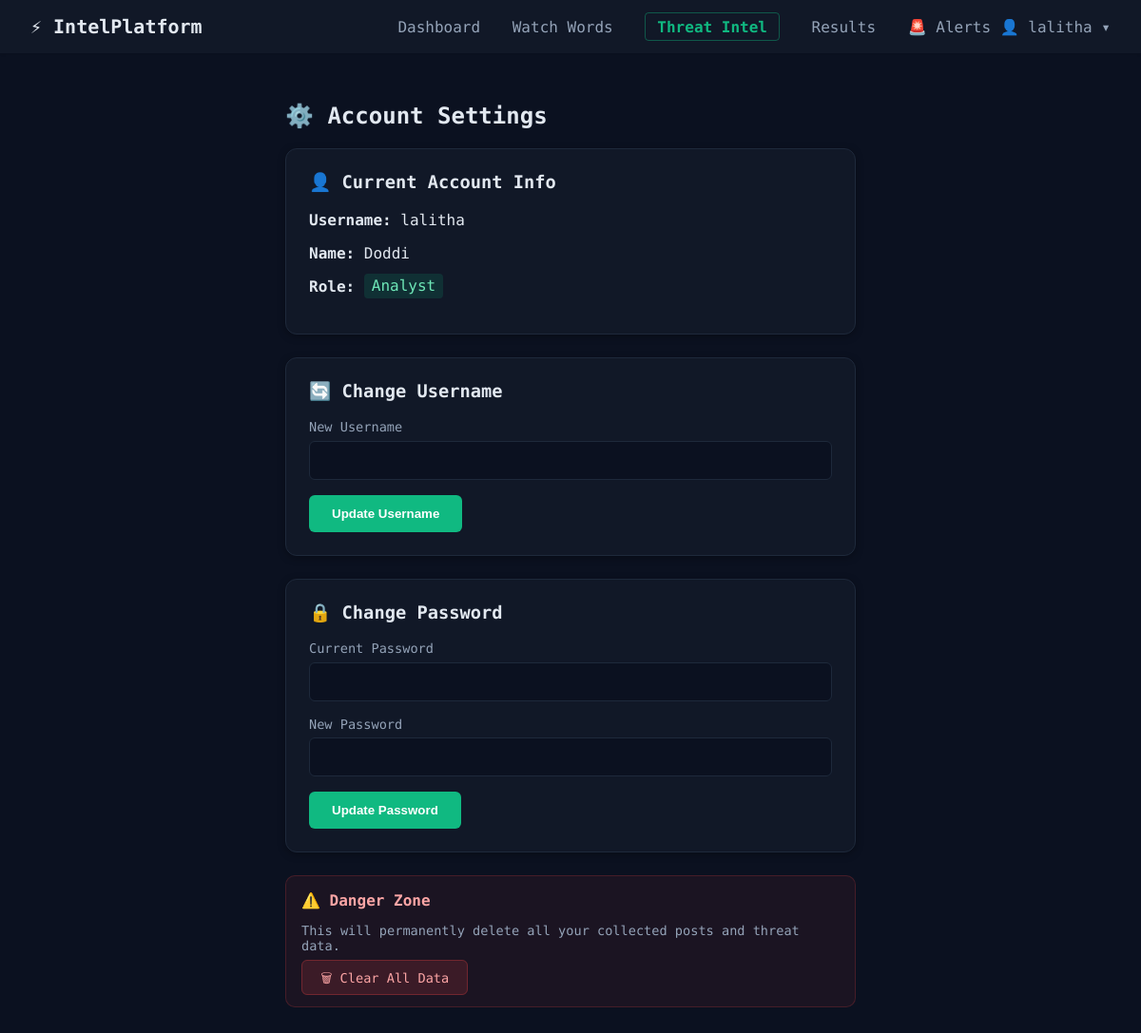
The page /account-settings (signed in) on the database its author committed.
### tables this page shows
CREATE TABLE users (
                id INTEGER PRIMARY KEY AUTOINCREMENT,
                name TEXT NOT NULL,
                username TEXT UNIQUE NOT NULL,
                password TEXT NOT NULL
            , role TEXT DEFAULT 'Analyst');

### app.py (the view, shortened to what this page needs)
@app.route('/account-settings', methods=['GET', 'POST'])
def account_settings():
    if 'user_id' not in session:
        return redirect(url_for('login'))
    db = get_db()
    user = db.execute('SELECT * FROM users WHERE id = ?', (session['user_id'],)).fetchone()
    return render_template('account_settings.html', user=user)

### app.py (called while the page is built)
def get_db():
    conn = sqlite3.connect(DATABASE)
    conn.row_factory = sqlite3.Row
    return conn

@app.before_request
def before_request():
    init_db()

### templates/account_settings.html (shortened to what this page needs)
{% extends 'base.html' %}
{% block content %}
<div style="max-width:600px;margin:0 auto;">
    <h2>⚙️ Account Settings</h2>
    <div style="background:var(--card-bg);border-radius:12px;border:1px solid var(--border-color);padding:1.5rem;margin-bottom:1.5rem;box-shadow:0 2px 8px rgba(0,0,0,.3);">
        <h3 style="margin-top:0;">👤 Current Account Info</h3>
        <p><strong>Username:</strong> {{ user['username'] }}</p>
        <p><strong>Name:</strong> {{ user['name'] }}</p>
        <p><strong>Role:</strong> <span style="background:rgba(16,185,129,.15);color:#6ee7b7;padding:.2rem .5rem;border-radius:4px;">{{ user['role'] }}</span></p>
    </div>
    <div style="background:var(--card-bg);border-radius:12px;border:1px solid var(--border-color);padding:1.5rem;margin-bottom:1.5rem;box-shadow:0 2px 8px rgba(0,0,0,.3);">
        <h3 style="margin-top:0;">🔄 Change Username</h3>
        <form method="POST">
            <div style="margin-bottom:1rem;">
                <label style="display:block;margin-bottom:.4rem;font-size:.85rem;color:var(--text-muted);">New Username</label>
                <input type="text" name="new_username" required style="width:100%;padding:.75rem;border:1px solid var(--border-color);border-radius:6px;background:#0b1120;color:var(--text-main);box-sizing:border-box;">
            </div>
            <button type="submit" class="btn-primary">Update Username</button>
        </form>
    </div>
    <div style="background:var(--card-bg);border-radius:12px;border:1px solid var(--border-color);padding:1.5rem;box-shadow:0 2px 8px rgba(0,0,0,.3);">
        <h3 style="margin-top:0;">🔒 Change Password</h3>
        <form method="POST">
            <div style="margin-bottom:1rem;">
                <label style="display:block;margin-bottom:.4rem;font-size:.85rem;color:var(--text-muted);">Current Password</label>
                <input type="password" name="current_password" required style="width:100%;padding:.75rem;border:1px solid var(--border-color);border-radius:6px;background:#0b1120;color:var(--text-main);box-sizing:border-box;">
            </div>
            <div style="margin-bottom:1rem;">
                <label style="display:block;margin-bottom:.4rem;font-size:.85rem;color:var(--text-muted);">New Password</label>
                <input type="password" name="new_password" required style="width:100%;padding:.75rem;border:1px solid var(--border-color);border-radius:6px;background:#0b1120;color:var(--text-main);box-sizing:border-box;">
            </div>
            <button type="submit" class="btn-primary">Update Password</button>
        </form>
    </div>
    <div style="margin-top:1.5rem;padding:1rem;background:rgba(239,68,68,.07);border:1px solid rgba(239,68,68,.2);border-radius:10px;">
        <h4 style="margin:0 0 .5rem;color:#fca5a5;">⚠️ Danger Zone</h4>
        <p style="color:var(--text-muted);font-size:.85rem;margin-bottom:1rem;">This will permanently delete all your collected posts and threat data.</p>
        <a href="{{ url_for('clear_data') }}" onclick="return confirm('Are you sure? This deletes ALL your data permanently.')" style="text-decoration:none;padding:.6rem 1.2rem;background:rgba(239,68,68,.15);color:#fca5a5;border:1px solid rgba(239,68,68,.3);border-radius:6px;font-size:.85rem;">🗑 Clear All Data</a>
    </div>
</div>
{% endblock %}

### templates/base.html (shortened to what this page needs)
<!DOCTYPE html>
<html lang="en">
<head>
    <link rel="stylesheet" href="{{ url_for('static', filename='css/style.css') }}">
</head>
<body>
    {% if session.get('user_id') %}
    <nav class="navbar">
        <div class="nav-brand">⚡ IntelPlatform</div>
        <div class="nav-links">
            <a href="{{ url_for('dashboard') }}">Dashboard</a>
            <a href="{{ url_for('watchwords') }}">Watch Words</a>
            <a href="{{ url_for('threat_intelligence') }}" class="nav-threat">Threat Intel</a>
            <a href="{{ url_for('results') }}">Results</a>
            <a href="{{ url_for('alert_inbox') }}" style="position:relative;">
                🚨 Alerts
            </a>
            <div class="nav-dropdown" style="position:relative;display:inline-block;">
                <span style="cursor:pointer;color:var(--text-muted);">👤 {{ session.get('username') }} ▾</span>
            </div>
        </div>
    </nav>
    {% endif %}
    <main class="container">
        {% block content %}{% endblock %}
    </main>
</body>
</html>

### static/css/style.css (style rules this page uses)
:root { --primary-color: #10b981; --primary-hover: #059669; --bg-color: #0b1120; --card-bg: #111827; --text-main: #e2e8f0; --text-muted: #94a3b8; --border-color: #1e293b; --danger: #ef4444; --warning: #f59e0b; --success: #10b981; }
body { margin: 0; font-family: 'Share Tech Mono', 'Courier New', monospace; background-color: var(--bg-color); color: var(--text-main); }
.container { max-width: 1200px; margin: 0 auto; padding: 2rem; }
.navbar { background-color: var(--card-bg); padding: 1rem 2rem; display: flex; justify-content: space-between; align-items: center; box-shadow: 0 1px 3px rgba(0,0,0,0.1); }
.nav-brand { font-size: 1.25rem; font-weight: 700; color: var(--text-main); }
.nav-links a { margin-left: 1.5rem; text-decoration: none; color: var(--text-muted); font-weight: 500; }
.btn-primary { background-color: var(--primary-color); color: white; border: none; padding: 0.75rem 1.5rem; border-radius: 6px; font-weight: 600; cursor: pointer; transition: background-color 0.2s; }
.nav-threat { color: #10b981 !important; font-weight: 600 !important; border: 1px solid rgba(16, 185, 129, 0.4); padding: 0.3rem 0.75rem; border-radius: 4px; transition: all 0.2s; }

### rows shown on the page
users: get "lalitha", username "lalitha", name "Doddi", role "Analyst"
